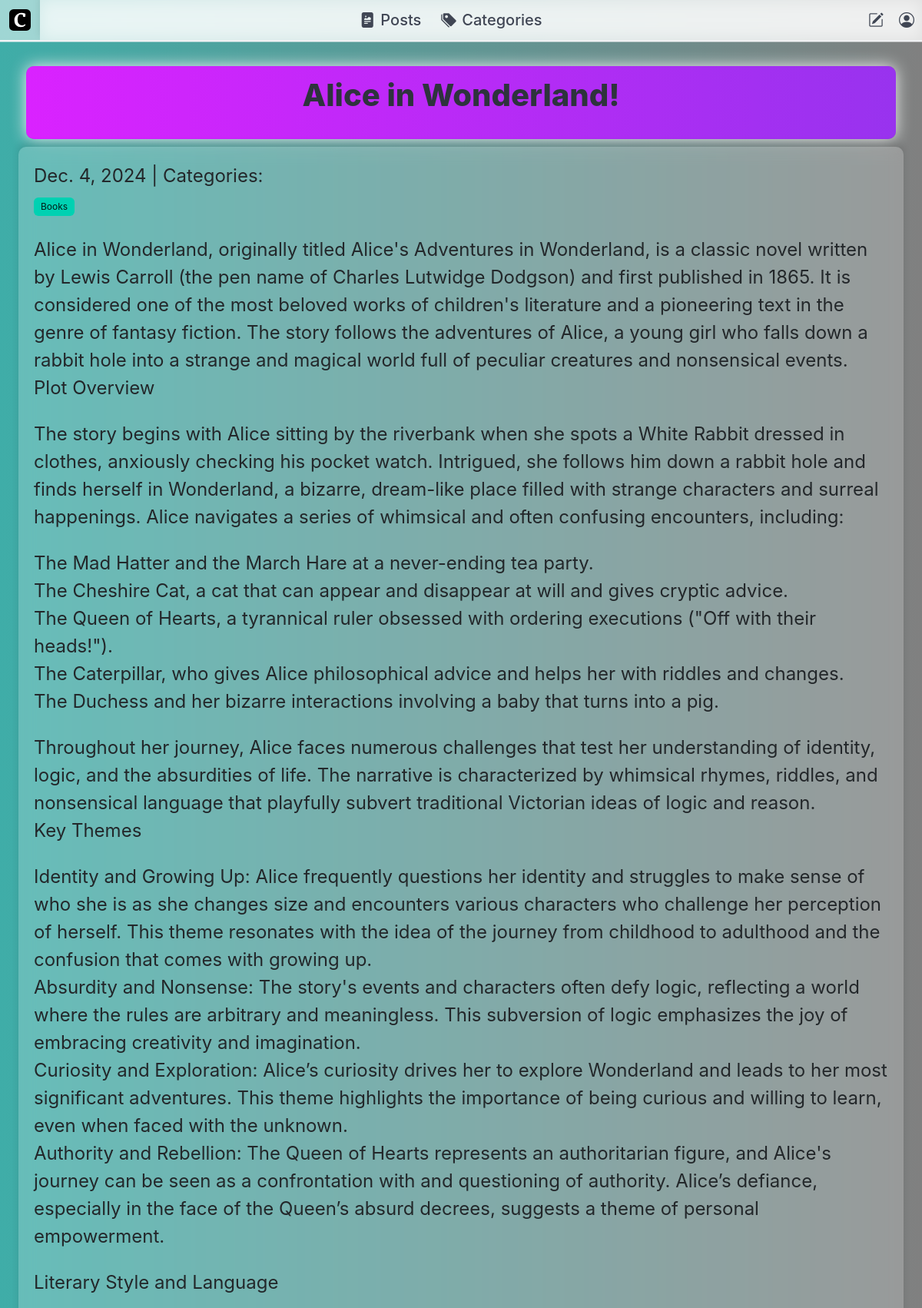
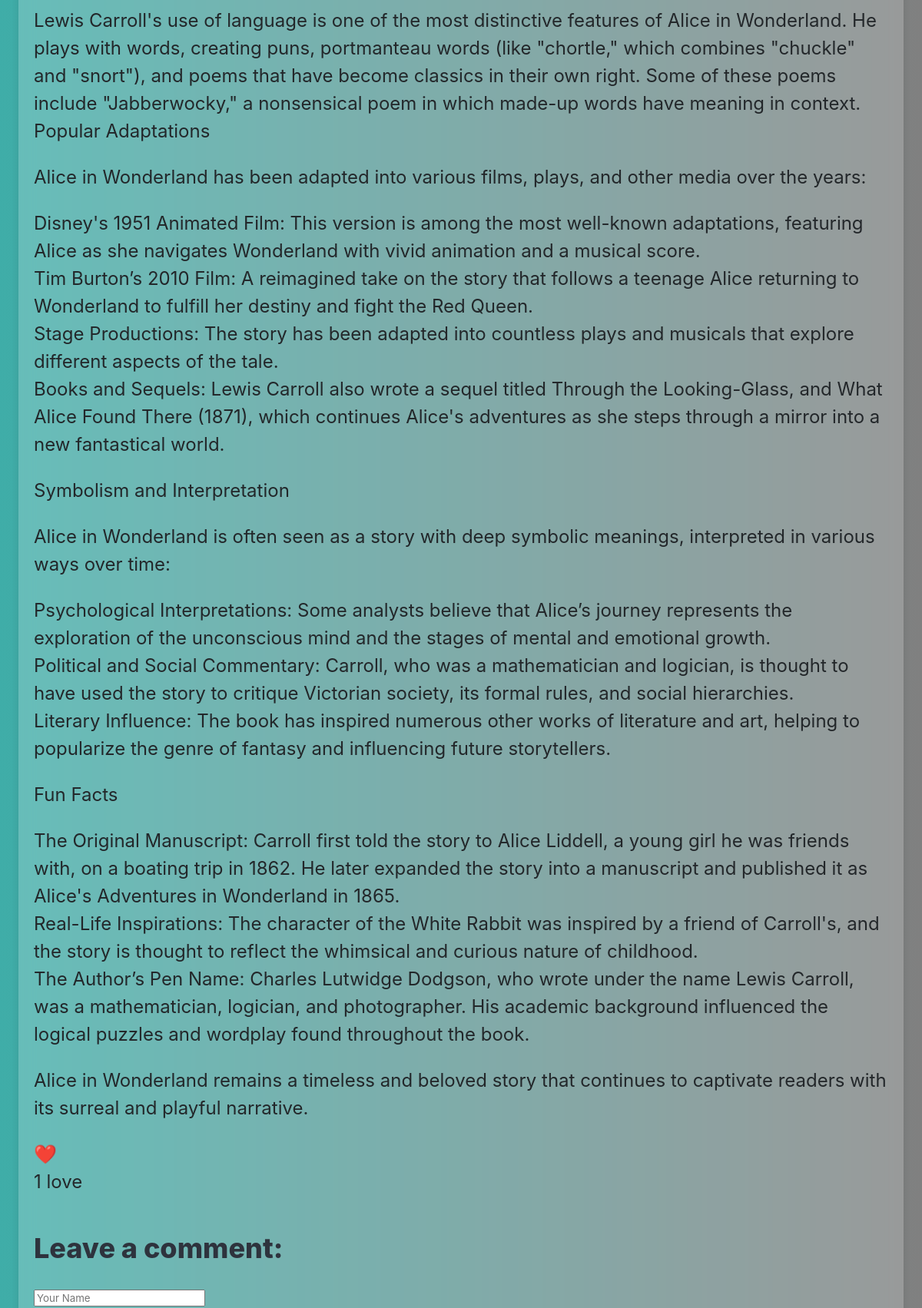
The app's page /post/3/ (signed in, upper part) with its own data (2 pictures, top to bottom).
### blog/models.py (models this page shows, shortened)
class Post(models.Model):
    title = models.CharField(max_length=255)
    body = models.TextField()
    created_on = models.DateTimeField(auto_now_add=True)
    last_modified = models.DateTimeField(auto_now=True)
    author = models.ForeignKey(settings.AUTH_USER_MODEL, on_delete=models.CASCADE, default=1)  # Replace 1 with a valid user ID
    categories = models.ManyToManyField('Category', related_name='posts')
    love_reactions = models.ManyToManyField(settings.AUTH_USER_MODEL, related_name='loved_posts', blank=True)
    def get_love_count(self):
        return self.love_reactions.count()

class Category(models.Model):
    name = models.CharField(max_length=30)
    class Meta:
        verbose_name_plural = "categories"

### blog/views.py (the view)
# urls.py: path("post/<int:pk>/", views.blog_detail, name="blog_detail"),
def blog_detail(request, pk):
    post = get_object_or_404(Post, pk=pk)
    form = CommentForms()
    if request.method == "POST":
        form = CommentForms(request.POST)
        if form.is_valid():
            comment = Comment(
                author = form.cleaned_data["author"],
                body=form.cleaned_data["body"],
                post=post,
            )
            comment = form.save(commit=False)
            comment.post = post
            comment.save()
        return HttpResponseRedirect(request.path_info)
    else:
        form = CommentForms()
    comments = Comment.objects.filter(post=post)
    context = {
        "post":post,
        "comments":comments,
        "form":CommentForms(),
    }
    return render(request, "blog/detail.html", context)

### blog/forms.py
class CommentForms(forms.ModelForm):
    author = forms.CharField(
        max_length=60,
        widget=forms.TextInput(
            attrs={"class":"form-control", "placeholder":"Your Name"}
        ),
    )
    body = forms.CharField(
        widget=forms.Textarea(
            attrs={"class":"form-control", "placeholder":"Leave a cool comment!"}
        )
    )
    class Meta:
        model = Comment
        fields = ['author', 'body']

### blog/templates/blog/detail.html (shortened to what this page needs)
{% extends "base.html" %}
{% block page_content %}
    <div class="containerX">
        <div class="title-box-container">
            <div class="page-title-box"><h1 class="title is-2">{{ post.title }}</h1></div>
    </div>
        <div class="columnX content is-size-4 blur-white">
        {{ post.created_on.date }} | Categories:
        <div class="tags">
        {% for category in post.categories.all %}
            <a href="{% url 'blog_category' category.name %}">
                <span class="tag is-hoverable is-primary">{{ category.name }}</span>
            </a>
        {% endfor %}
    </div>
    <p>{{ post.body | linebreaks }}</p>
    <button id="love-btn-{{ post.id }}" class="love-button">
        {% if request.user in post.love_reactions.all %}
            ❤️
        {% else %}
            🤍
        {% endif %}
    </button>
    <p id="love-count-{{ post.id }}">
        {{ post.get_love_count }} {{ post.get_love_count|pluralize:"love,loves" }}
    </p>
    <h3>Leave a comment:</h3>
    <div >
    <form  method="post">
        <div>
            {{ form.author }}
        </div>
    </form>
    </div>
    </div>
</div>
</div>
{% endblock page_content %}

### static/base.css (style rules this page uses)
.ColorX { background: linear-gradient(to right, #3fada8, #808080); }
.blur-white { padding: 1.5rem; font-weight: normal; color: #23272a; backdrop-filter: blur(10px); background-color: rgba(255, 255, 255, 0.205); box-shadow: 0px -5px 10px rgba(0, 0, 0, 0.1); }
.page-title-button1, .page-title-button, .page-title-button2, .page-title-box { margin: 10px; padding: 15px 45px; text-align: center; transition: 0.5s; background-size: 200% auto; color: white; box-shadow: 0 0 20px #eee; border-radius: 10px; display: block; }
.page-title-box { background-image: linear-gradient(to right, #DA22FF 0%, #9733EE 51%, #DA22FF 100%); }
.containerX { display: contents; justify-content: space-evenly; padding: 4px; }
.columnX { border-radius: 10px; padding: 20px; margin-right: 1%; box-sizing: border-box; justify-content: center; align-items: center; }
.columnX:last-child { margin-right: 0; }

### records on screen
Post: title "Alice in Wonderland!", created_on "Dec. 4, 2024", body "Alice in Wonderland, originally titled Alice's Adventures in Wonderland, is a classic novel written by Lewis Carroll (the pen name of Charles Lutwidge Dodgson) and first published in 1865. It is considered one of the most beloved works of children's literature and a pioneering text in the genre of fantasy fiction. The story follows the adventures of Alice, a young girl who falls down a rabbit hole into a strange and magical world full of peculiar creatures and nonsensical events. Plot Overview The story begins with Alice sitting by the riverbank when she spots a White Rabbit dressed in clothes, anxiously checking his pocket watch. Intrigued, she follows him down a rabbit hole and finds…", get_love_count "1"
Category: name "Books"
